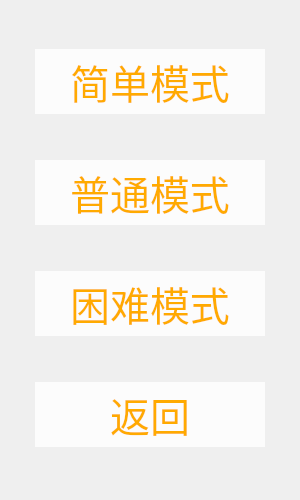
<?xml version="1.0" encoding="UTF-8"?>
<ui version="4.0">
 <class>Select_Difficulty</class>
 <widget class="QWidget" name="Select_Difficulty">
  <property name="geometry">
   <rect>
    <x>0</x>
    <y>0</y>
    <width>300</width>
    <height>500</height>
   </rect>
  </property>
  <property name="minimumSize">
   <size>
    <width>300</width>
    <height>500</height>
   </size>
  </property>
  <property name="windowTitle">
   <string>Form</string>
  </property>
  <layout class="QGridLayout" name="gridLayout">
   <property name="leftMargin">
    <number>0</number>
   </property>
   <property name="topMargin">
    <number>0</number>
   </property>
   <property name="rightMargin">
    <number>0</number>
   </property>
   <property name="bottomMargin">
    <number>0</number>
   </property>
   <item row="0" column="0">
    <widget class="QWidget" name="widget" native="true">
     <property name="styleSheet">
      <string notr="true">QWidget#widget
{
	border-image: url(:/prefix1/src/RImage2.jpg);
}

QPushButton {  
	border: none; /* 移除边框 */  
    background-color: rgba(255, 255, 255, 200); /* 半透明背景色 */  
	color:rgb(255, 170, 0);
}  

QPushButton:hover {  
	border: none; /* 移除边框 */  
	color:rgb(255, 20, 0); 
    font-size: 50px;  /* 改变字体大小 */  
}  

QPushButton:pressed {  
	border: none; /* 移除边框 */  
	color:rgb(255, 20, 0);
    font-size: 50px;  /* 改变字体大小 */  
}  </string>
     </property>
     <layout class="QVBoxLayout" name="verticalLayout">
      <property name="leftMargin">
       <number>35</number>
      </property>
      <property name="rightMargin">
       <number>35</number>
      </property>
      <item>
       <widget class="QPushButton" name="pushButton_1">
        <property name="minimumSize">
         <size>
          <width>0</width>
          <height>65</height>
         </size>
        </property>
        <property name="font">
         <font>
          <family>华文行楷</family>
          <pointsize>30</pointsize>
         </font>
        </property>
        <property name="toolTip">
         <string>&lt;html&gt;&lt;head/&gt;&lt;body&gt;&lt;p align=&quot;center&quot;&gt;&lt;span style=&quot; font-size:16pt;&quot;&gt;简化的市场&lt;/span&gt;&lt;/p&gt;&lt;p align=&quot;center&quot;&gt;&lt;span style=&quot; font-size:16pt;&quot;&gt;整体经济上行&lt;/span&gt;&lt;/p&gt;&lt;p align=&quot;center&quot;&gt;&lt;span style=&quot; font-size:16pt;&quot;&gt;不引入市场竞争&lt;/span&gt;&lt;/p&gt;&lt;p align=&quot;center&quot;&gt;&lt;span style=&quot; font-size:16pt;&quot;&gt;在休闲的氛围下享受游戏&lt;/span&gt;&lt;/p&gt;&lt;/body&gt;&lt;/html&gt;</string>
        </property>
        <property name="toolTipDuration">
         <number>4000</number>
        </property>
        <property name="text">
         <string>简单模式</string>
        </property>
       </widget>
      </item>
      <item>
       <widget class="QPushButton" name="pushButton_2">
        <property name="minimumSize">
         <size>
          <width>0</width>
          <height>65</height>
         </size>
        </property>
        <property name="font">
         <font>
          <family>华文行楷</family>
          <pointsize>30</pointsize>
         </font>
        </property>
        <property name="toolTip">
         <string>&lt;html&gt;&lt;head/&gt;&lt;body&gt;&lt;p align=&quot;center&quot;&gt;&lt;span style=&quot; font-size:16pt;&quot;&gt;完整的市场&lt;/span&gt;&lt;/p&gt;&lt;p align=&quot;center&quot;&gt;&lt;span style=&quot; font-size:16pt;&quot;&gt;整体经济平稳&lt;/span&gt;&lt;/p&gt;&lt;p align=&quot;center&quot;&gt;&lt;span style=&quot; font-size:16pt;&quot;&gt;有竞争者参与投资&lt;/span&gt;&lt;/p&gt;&lt;p align=&quot;center&quot;&gt;&lt;span style=&quot; font-size:16pt;&quot;&gt;需要做出合理的投资选择&lt;/span&gt;&lt;/p&gt;&lt;/body&gt;&lt;/html&gt;</string>
        </property>
        <property name="toolTipDuration">
         <number>4000</number>
        </property>
        <property name="text">
         <string>普通模式</string>
        </property>
       </widget>
      </item>
      <item>
       <widget class="QPushButton" name="pushButton_3">
        <property name="minimumSize">
         <size>
          <width>0</width>
          <height>65</height>
         </size>
        </property>
        <property name="font">
         <font>
          <family>华文行楷</family>
          <pointsize>30</pointsize>
         </font>
        </property>
        <property name="toolTip">
         <string>&lt;html&gt;&lt;head/&gt;&lt;body&gt;&lt;p align=&quot;center&quot;&gt;&lt;span style=&quot; font-size:16pt;&quot;&gt;竞争激烈的市场&lt;/span&gt;&lt;/p&gt;&lt;p align=&quot;center&quot;&gt;&lt;span style=&quot; font-size:16pt;&quot;&gt;整体经济下行&lt;/span&gt;&lt;/p&gt;&lt;p align=&quot;center&quot;&gt;&lt;span style=&quot; font-size:16pt;&quot;&gt;竞争者的投资策略更加激进&lt;/span&gt;&lt;/p&gt;&lt;p align=&quot;center&quot;&gt;&lt;span style=&quot; font-size:16pt;&quot;&gt;需要规划前瞻性的投资战略&lt;/span&gt;&lt;/p&gt;&lt;/body&gt;&lt;/html&gt;</string>
        </property>
        <property name="toolTipDuration">
         <number>4000</number>
        </property>
        <property name="text">
         <string>困难模式</string>
        </property>
       </widget>
      </item>
      <item>
       <widget class="QPushButton" name="pushButton_4">
        <property name="minimumSize">
         <size>
          <width>0</width>
          <height>65</height>
         </size>
        </property>
        <property name="font">
         <font>
          <family>华文行楷</family>
          <pointsize>30</pointsize>
         </font>
        </property>
        <property name="text">
         <string>返回</string>
        </property>
       </widget>
      </item>
     </layout>
    </widget>
   </item>
  </layout>
 </widget>
 <resources/>
 <connections/>
</ui>
